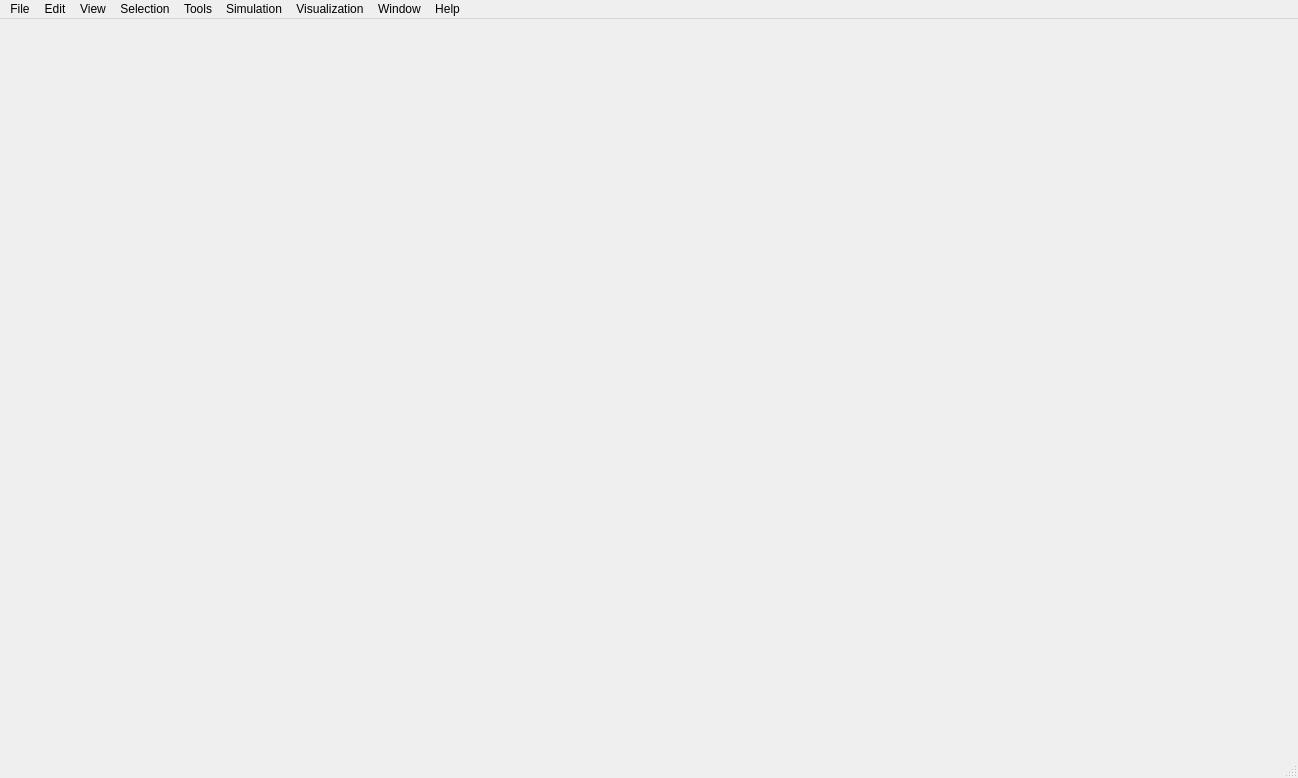
<?xml version="1.0" encoding="UTF-8"?>
<ui version="4.0">
 <class>MainWindow</class>
 <widget class="QMainWindow" name="MainWindow">
  <property name="geometry">
   <rect>
    <x>0</x>
    <y>0</y>
    <width>1298</width>
    <height>778</height>
   </rect>
  </property>
  <property name="acceptDrops">
   <bool>true</bool>
  </property>
  <property name="windowTitle">
   <string>3D Model Viewer</string>
  </property>
  <property name="windowIcon">
   <iconset resource="../ModelViewer.qrc">
    <normaloff>:/icons/res/logo.png</normaloff>:/icons/res/logo.png</iconset>
  </property>
  <widget class="QWidget" name="centralWidget">
   <layout class="QGridLayout" name="gridLayout"/>
  </widget>
  <widget class="QMenuBar" name="menuBar">
   <widget class="QMenu" name="menuFile">
    <property name="title">
     <string>File</string>
    </property>
    <addaction name="actionNew"/>
    <addaction name="actionOpen"/>
    <addaction name="actionImport"/>
    <addaction name="actionExport"/>
    <addaction name="separator"/>
    <addaction name="actionSave"/>
    <addaction name="actionSave_As"/>
    <addaction name="separator"/>
    <addaction name="actionFileClose"/>
    <addaction name="actionExit"/>
    <addaction name="separator"/>
   </widget>
   <widget class="QMenu" name="menuHelp">
    <property name="title">
     <string>Help</string>
    </property>
    <addaction name="actionQuick_Help"/>
    <addaction name="actionTutorial"/>
    <addaction name="separator"/>
    <addaction name="actionView_Logs"/>
    <addaction name="actionOpen_Logs_Folder"/>
    <addaction name="actionShow_Console"/>
    <addaction name="separator"/>
    <addaction name="actionAbout"/>
   </widget>
   <widget class="QMenu" name="menuWindows">
    <property name="title">
     <string>Window</string>
    </property>
    <addaction name="actionClose"/>
    <addaction name="actionClose_All"/>
    <addaction name="separator"/>
    <addaction name="actionCascade"/>
    <addaction name="actionTile"/>
    <addaction name="actionTile_Horizontally"/>
    <addaction name="actionTile_Vertically"/>
    <addaction name="separator"/>
    <addaction name="actionNext"/>
    <addaction name="actionPrevious"/>
    <addaction name="separator"/>
   </widget>
   <widget class="QMenu" name="menuEdit">
    <property name="title">
     <string>Edit</string>
    </property>
    <addaction name="actionUndo"/>
    <addaction name="actionRedo"/>
    <addaction name="separator"/>
    <addaction name="actionSettings"/>
   </widget>
   <widget class="QMenu" name="menuView">
    <property name="title"><string>View</string></property>
    <widget class="QMenu" name="menuViewNavigation"><property name="title"><string>Navigation</string></property>
    <addaction name="actionViewRotate"/>
    <addaction name="actionViewPan"/>
    <addaction name="actionViewZoom"/>
    </widget>
    <widget class="QMenu" name="menuViewStandardViews"><property name="title"><string>Standard Views</string></property>
    <addaction name="actionViewTop"/>
    <addaction name="actionViewBottom"/>
    <addaction name="actionViewFront"/>
    <addaction name="actionViewRear"/>
    <addaction name="actionViewLeft"/>
    <addaction name="actionViewRight"/>
    </widget>
    <widget class="QMenu" name="menuViewAxonometricViews"><property name="title"><string>Axonometric Views</string></property>
    <addaction name="actionViewIso"/>
    <addaction name="actionViewDimetric"/>
    <addaction name="actionViewTrimetric"/>
    <addaction name="separator"/>
    <addaction name="actionViewCornerSE"/>
    <addaction name="actionViewCornerNE"/>
    <addaction name="actionViewCornerNW"/>
    <addaction name="actionViewCornerSW"/>
    </widget>
    <widget class="QMenu" name="menuViewCamera"><property name="title"><string>Camera</string></property>
    <addaction name="actionViewOrbit"/>
    <addaction name="actionViewFly"/>
    <addaction name="actionViewFirstPerson"/>
    <addaction name="separator"/>
    <addaction name="actionViewZUp"/>
    <addaction name="actionViewYUp"/>
    </widget>
    <widget class="QMenu" name="menuViewProjection"><property name="title"><string>Projection</string></property>
    <addaction name="actionViewPerspective"/>
    <addaction name="actionViewOrtho"/>
    <addaction name="separator"/>
    <addaction name="actionViewCavalier"/>
    <addaction name="actionViewCabinet"/>
    </widget>
    <widget class="QMenu" name="menuViewDisplayMode"><property name="title"><string>Display Mode</string></property>
    <addaction name="actionViewShaded"/>
    <addaction name="actionViewHollow"/>
    <addaction name="actionViewMeshEdges"/>
    <addaction name="actionViewWireframe"/>
    <addaction name="actionViewShadedEdges"/>
    </widget>
    <widget class="QMenu" name="menuViewRenderingMode"><property name="title"><string>Rendering Mode</string></property>
    <addaction name="actionViewAds"/>
    <addaction name="actionViewPbr"/>
    <addaction name="actionViewRayTraced"/>
    </widget>
    <widget class="QMenu" name="menuViewShadingNormals"><property name="title"><string>Shading Normals</string></property>
    <addaction name="actionViewSmooth"/>
    <addaction name="actionViewFlat"/>
    </widget>
    <widget class="QMenu" name="menuViewDebugOverlays"><property name="title"><string>Debug Overlays</string></property>
    <addaction name="actionViewDebugEnabled"/>
    <addaction name="separator"/>
    <addaction name="actionViewBoundingBox"/>
    <addaction name="actionViewVertexNormals"/>
    <addaction name="actionViewFaceNormals"/>
    </widget>
    <widget class="QMenu" name="menuViewPanels"><property name="title"><string>Panels</string></property></widget>
    <addaction name="actionViewFit"/>
    <addaction name="actionViewWindowZoom"/>
    <addaction name="menuViewNavigation"/>
    <addaction name="menuViewStandardViews"/>
    <addaction name="menuViewAxonometricViews"/>
    <addaction name="menuViewCamera"/>
    <addaction name="menuViewProjection"/>
    <addaction name="actionViewMulti"/>
    <addaction name="separator"/>
    <addaction name="menuViewDisplayMode"/>
    <addaction name="menuViewRenderingMode"/>
    <addaction name="menuViewShadingNormals"/>
    <addaction name="actionViewRealistic"/>
    <addaction name="separator"/>
    <addaction name="actionViewClipping"/>
    <addaction name="actionViewExploded"/>
    <addaction name="actionViewTurntable"/>
    <addaction name="actionViewAxis"/>
    <addaction name="menuViewDebugOverlays"/>
    <addaction name="separator"/>
    <addaction name="menuViewPanels"/>
    <addaction name="actionViewPin"/>
   </widget>
   <widget class="QMenu" name="menuSelection">
    <property name="title">
     <string>Selection</string>
    </property>
    <addaction name="actionViewLasso"/>
    <addaction name="separator"/>
    <addaction name="actionFilterByMaterial"/>
    <addaction name="actionFilterByColor"/>
    <addaction name="actionFilterByBoundingBox"/>
    <addaction name="separator"/>
    <addaction name="actionViewSwap"/>
    <addaction name="separator"/>
    <addaction name="actionSaveSelectionSet"/>
    <addaction name="actionSaveSceneState"/>
   </widget>
   <widget class="QMenu" name="menuTools">
    <property name="title">
     <string>Tools</string>
    </property>
    <addaction name="actionMeasure"/>
    <addaction name="actionAnnotate"/>
    <addaction name="actionExportReport"/>
    <addaction name="actionBatchRenderViews"/>
    <addaction name="actionMassProperties"/>
    <addaction name="actionSurfaceAnalysis"/>
    <addaction name="separator"/>
    <addaction name="actionShrinkWrap"/>
    <addaction name="actionSubdivideSurface"/>
    <addaction name="actionReconstructSurface"/>
    <addaction name="actionRepairMesh"/>
    <addaction name="actionFillHoles"/>
    <addaction name="actionGenerateUVs"/>
    <addaction name="separator"/>
    <addaction name="actionPurgeRedundantNodes"/>
   </widget>
   <widget class="QMenu" name="menuSimulation">
    <property name="title">
     <string>Simulation</string>
    </property>
    <addaction name="actionOpenSimulationResult"/>
    <addaction name="separator"/>
    <addaction name="actionSimulationCompare"/>
   </widget>
   <widget class="QMenu" name="menuVisualization">
    <property name="title">
     <string>Visualization</string>
    </property>
    <addaction name="actionRayTracing"/>
    <addaction name="actionAdd3DPlot"/>
    <addaction name="actionVisualizationSeparator"/>
    <addaction name="actionTextureDebugger"/>
   </widget>
   <addaction name="menuFile"/>
   <addaction name="menuEdit"/>
   <addaction name="menuView"/>
   <addaction name="menuSelection"/>
   <addaction name="menuTools"/>
   <addaction name="menuSimulation"/>
   <addaction name="menuVisualization"/>
   <addaction name="menuWindows"/>
   <addaction name="menuHelp"/>
  </widget>
  <widget class="QStatusBar" name="statusBar"/>
  <action name="actionExit">
   <property name="icon">
    <iconset resource="../ModelViewer.qrc">
     <normaloff>:/icons/res/exit.png</normaloff>:/icons/res/exit.png</iconset>
   </property>
   <property name="text">
    <string>Exit</string>
   </property>
   <property name="statusTip">
    <string>Exit the application</string>
   </property>
  </action>
  <action name="actionAbout">
   <property name="icon">
    <iconset resource="../ModelViewer.qrc">
     <normaloff>:/icons/res/about.png</normaloff>:/icons/res/about.png</iconset>
   </property>
   <property name="text">
    <string>About</string>
   </property>
   <property name="statusTip">
    <string>About the application</string>
   </property>
  </action>
  <action name="actionViewFit">
   <property name="text"><string>Fit All</string></property>
   <property name="icon"><iconset resource="../ModelViewer.qrc"><normaloff>:/icons/res/fit-all.png</normaloff>:/icons/res/fit-all.png</iconset></property>
  </action>
  <action name="actionViewWindowZoom">
   <property name="text"><string>Window Zoom</string></property>
   <property name="icon"><iconset resource="../ModelViewer.qrc"><normaloff>:/icons/res/window-zoom.png</normaloff>:/icons/res/window-zoom.png</iconset></property>
  </action>
  <action name="actionViewMulti">
   <property name="checkable"><bool>true</bool></property>
   <property name="text"><string>Multi-View</string></property>
   <property name="icon"><iconset resource="../ModelViewer.qrc"><normaloff>:/icons/res/multiview.png</normaloff>:/icons/res/multiview.png</iconset></property>
  </action>
  <action name="actionViewRealistic">
   <property name="checkable"><bool>true</bool></property>
   <property name="text"><string>Realistic Rendering</string></property>
   <property name="icon"><iconset resource="../ModelViewer.qrc"><normaloff>:/icons/res/realshaded.png</normaloff>:/icons/res/realshaded.png</iconset></property>
  </action>
  <action name="actionViewClipping">
   <property name="checkable"><bool>true</bool></property>
   <property name="text"><string>Clipping Planes</string></property>
   <property name="icon"><iconset resource="../ModelViewer.qrc"><normaloff>:/icons/res/section.png</normaloff>:/icons/res/section.png</iconset></property>
  </action>
  <action name="actionViewExploded">
   <property name="checkable"><bool>true</bool></property>
   <property name="text"><string>Exploded View</string></property>
   <property name="icon"><iconset resource="../ModelViewer.qrc"><normaloff>:/icons/res/exploded_view.png</normaloff>:/icons/res/exploded_view.png</iconset></property>
  </action>
  <action name="actionViewTurntable">
   <property name="checkable"><bool>true</bool></property>
   <property name="text"><string>Turntable</string></property>
   <property name="icon"><iconset resource="../ModelViewer.qrc"><normaloff>:/icons/res/camera_orbit_anim.png</normaloff>:/icons/res/camera_orbit_anim.png</iconset></property>
  </action>
  <action name="actionViewAxis">
   <property name="checkable"><bool>true</bool></property>
   <property name="text"><string>Show Axis</string></property>
   <property name="icon"><iconset resource="../ModelViewer.qrc"><normaloff>:/icons/res/showAxis.png</normaloff>:/icons/res/showAxis.png</iconset></property>
  </action>
  <action name="actionViewLasso">
   <property name="checkable"><bool>true</bool></property>
   <property name="text"><string>Lasso Select</string></property>
   <property name="icon"><iconset resource="../ModelViewer.qrc"><normaloff>:/icons/res/lasso_select.png</normaloff>:/icons/res/lasso_select.png</iconset></property>
  </action>
  <action name="actionViewSwap">
   <property name="checkable"><bool>true</bool></property>
   <property name="text"><string>Swap Visible</string></property>
   <property name="icon"><iconset resource="../ModelViewer.qrc"><normaloff>:/icons/res/swapvisible.png</normaloff>:/icons/res/swapvisible.png</iconset></property>
  </action>
  <action name="actionViewPin">
   <property name="checkable"><bool>true</bool></property>
   <property name="text"><string>Keep Toolbar Visible</string></property>
   <property name="icon"><iconset resource="../ModelViewer.qrc"><normaloff>:/icons/res/pin.png</normaloff>:/icons/res/pin.png</iconset></property>
  </action>
  <action name="actionViewRotate">
   <property name="checkable"><bool>true</bool></property>
   <property name="text"><string>Rotate</string></property>
   <property name="icon"><iconset resource="../ModelViewer.qrc"><normaloff>:/icons/res/rotateview.png</normaloff>:/icons/res/rotateview.png</iconset></property>
  </action>
  <action name="actionViewPan">
   <property name="checkable"><bool>true</bool></property>
   <property name="text"><string>Pan</string></property>
   <property name="icon"><iconset resource="../ModelViewer.qrc"><normaloff>:/icons/res/panview.png</normaloff>:/icons/res/panview.png</iconset></property>
  </action>
  <action name="actionViewZoom">
   <property name="checkable"><bool>true</bool></property>
   <property name="text"><string>Zoom</string></property>
   <property name="icon"><iconset resource="../ModelViewer.qrc"><normaloff>:/icons/res/zoomview.png</normaloff>:/icons/res/zoomview.png</iconset></property>
  </action>
  <action name="actionViewTop">
   <property name="text"><string>Top</string></property>
   <property name="icon"><iconset resource="../ModelViewer.qrc"><normaloff>:/icons/res/top.png</normaloff>:/icons/res/top.png</iconset></property>
  </action>
  <action name="actionViewBottom">
   <property name="text"><string>Bottom</string></property>
   <property name="icon"><iconset resource="../ModelViewer.qrc"><normaloff>:/icons/res/bottom.png</normaloff>:/icons/res/bottom.png</iconset></property>
  </action>
  <action name="actionViewFront">
   <property name="text"><string>Front</string></property>
   <property name="icon"><iconset resource="../ModelViewer.qrc"><normaloff>:/icons/res/front.png</normaloff>:/icons/res/front.png</iconset></property>
  </action>
  <action name="actionViewRear">
   <property name="text"><string>Rear</string></property>
   <property name="icon"><iconset resource="../ModelViewer.qrc"><normaloff>:/icons/res/back.png</normaloff>:/icons/res/back.png</iconset></property>
  </action>
  <action name="actionViewLeft">
   <property name="text"><string>Left</string></property>
   <property name="icon"><iconset resource="../ModelViewer.qrc"><normaloff>:/icons/res/left.png</normaloff>:/icons/res/left.png</iconset></property>
  </action>
  <action name="actionViewRight">
   <property name="text"><string>Right</string></property>
   <property name="icon"><iconset resource="../ModelViewer.qrc"><normaloff>:/icons/res/right.png</normaloff>:/icons/res/right.png</iconset></property>
  </action>
  <action name="actionViewIso">
    <property name="checkable"><bool>true</bool></property>
    <property name="text"><string>Isometric</string></property>
    <property name="icon"><iconset resource="../ModelViewer.qrc"><normaloff>:/icons/res/isometric.png</normaloff>:/icons/res/isometric.png</iconset></property>
  </action>
  <action name="actionViewDimetric">
    <property name="checkable"><bool>true</bool></property>
    <property name="text"><string>Dimetric</string></property>
    <property name="icon"><iconset resource="../ModelViewer.qrc"><normaloff>:/icons/res/dimetric.png</normaloff>:/icons/res/dimetric.png</iconset></property>
  </action>
  <action name="actionViewTrimetric">
    <property name="checkable"><bool>true</bool></property>
    <property name="text"><string>Trimetric</string></property>
    <property name="icon"><iconset resource="../ModelViewer.qrc"><normaloff>:/icons/res/trimetric.png</normaloff>:/icons/res/trimetric.png</iconset></property>
  </action>
  <action name="actionViewCornerSE">
    <property name="checkable"><bool>true</bool></property>
    <property name="text"><string>SE Corner</string></property>
    <property name="icon"><iconset resource="../ModelViewer.qrc"><normaloff>:/icons/res/isometric_se.png</normaloff>:/icons/res/isometric_se.png</iconset></property>
  </action>
  <action name="actionViewCornerNE">
    <property name="checkable"><bool>true</bool></property>
    <property name="text"><string>NE Corner</string></property>
    <property name="icon"><iconset resource="../ModelViewer.qrc"><normaloff>:/icons/res/isometric_ne.png</normaloff>:/icons/res/isometric_ne.png</iconset></property>
  </action>
  <action name="actionViewCornerNW">
    <property name="checkable"><bool>true</bool></property>
    <property name="text"><string>NW Corner</string></property>
    <property name="icon"><iconset resource="../ModelViewer.qrc"><normaloff>:/icons/res/isometric_nw.png</normaloff>:/icons/res/isometric_nw.png</iconset></property>
  </action>
  <action name="actionViewCornerSW">
    <property name="checkable"><bool>true</bool></property>
    <property name="text"><string>SW Corner</string></property>
    <property name="icon"><iconset resource="../ModelViewer.qrc"><normaloff>:/icons/res/isometric_sw.png</normaloff>:/icons/res/isometric_sw.png</iconset></property>
  </action>
  <action name="actionViewOrbit">
   <property name="checkable"><bool>true</bool></property>
   <property name="text"><string>Orbit</string></property>
   <property name="icon"><iconset resource="../ModelViewer.qrc"><normaloff>:/icons/res/camera_orbit.png</normaloff>:/icons/res/camera_orbit.png</iconset></property>
  </action>
  <action name="actionViewFly">
   <property name="checkable"><bool>true</bool></property>
   <property name="text"><string>Fly</string></property>
   <property name="icon"><iconset resource="../ModelViewer.qrc"><normaloff>:/icons/res/camera_fly.png</normaloff>:/icons/res/camera_fly.png</iconset></property>
  </action>
  <action name="actionViewFirstPerson">
   <property name="checkable"><bool>true</bool></property>
   <property name="text"><string>First Person</string></property>
   <property name="icon"><iconset resource="../ModelViewer.qrc"><normaloff>:/icons/res/camera_first_person.png</normaloff>:/icons/res/camera_first_person.png</iconset></property>
  </action>
  <action name="actionViewZUp">
   <property name="checkable"><bool>true</bool></property>
   <property name="text"><string>Z-Up</string></property>
   <property name="icon"><iconset resource="../ModelViewer.qrc"><normaloff>:/icons/res/camera_z_up.png</normaloff>:/icons/res/camera_z_up.png</iconset></property>
  </action>
  <action name="actionViewYUp">
   <property name="checkable"><bool>true</bool></property>
   <property name="text"><string>Y-Up</string></property>
   <property name="icon"><iconset resource="../ModelViewer.qrc"><normaloff>:/icons/res/camera_y_up.png</normaloff>:/icons/res/camera_y_up.png</iconset></property>
  </action>
  <action name="actionViewPerspective">
   <property name="checkable"><bool>true</bool></property>
   <property name="text"><string>Perspective</string></property>
   <property name="icon"><iconset resource="../ModelViewer.qrc"><normaloff>:/icons/res/Perspective.png</normaloff>:/icons/res/Perspective.png</iconset></property>
  </action>
  <action name="actionViewOrtho">
   <property name="checkable"><bool>true</bool></property>
   <property name="text"><string>Orthographic</string></property>
   <property name="icon"><iconset resource="../ModelViewer.qrc"><normaloff>:/icons/res/Ortho.png</normaloff>:/icons/res/Ortho.png</iconset></property>
  </action>
  <action name="actionViewCavalier">
   <property name="checkable"><bool>true</bool></property>
   <property name="text"><string>Cavalier</string></property>
   <property name="icon"><iconset resource="../ModelViewer.qrc"><normaloff>:/icons/res/Cavalier.png</normaloff>:/icons/res/Cavalier.png</iconset></property>
  </action>
  <action name="actionViewCabinet">
   <property name="checkable"><bool>true</bool></property>
   <property name="text"><string>Cabinet</string></property>
   <property name="icon"><iconset resource="../ModelViewer.qrc"><normaloff>:/icons/res/Cabinet.png</normaloff>:/icons/res/Cabinet.png</iconset></property>
  </action>
  <action name="actionViewShaded">
   <property name="checkable"><bool>true</bool></property>
   <property name="text"><string>Shaded</string></property>
   <property name="icon"><iconset resource="../ModelViewer.qrc"><normaloff>:/icons/res/shaded.png</normaloff>:/icons/res/shaded.png</iconset></property>
  </action>
  <action name="actionViewHollow">
   <property name="checkable"><bool>true</bool></property>
   <property name="text"><string>Hollow Mesh</string></property>
   <property name="icon"><iconset resource="../ModelViewer.qrc"><normaloff>:/icons/res/hollow_mesh.png</normaloff>:/icons/res/hollow_mesh.png</iconset></property>
  </action>
  <action name="actionViewMeshEdges">
   <property name="checkable"><bool>true</bool></property>
   <property name="text"><string>Mesh Edges</string></property>
   <property name="icon"><iconset resource="../ModelViewer.qrc"><normaloff>:/icons/res/mesh_edges.png</normaloff>:/icons/res/mesh_edges.png</iconset></property>
  </action>
  <action name="actionViewWireframe">
   <property name="checkable"><bool>true</bool></property>
   <property name="text"><string>Wireframe</string></property>
   <property name="icon"><iconset resource="../ModelViewer.qrc"><normaloff>:/icons/res/wireframe.png</normaloff>:/icons/res/wireframe.png</iconset></property>
  </action>
  <action name="actionViewShadedEdges">
   <property name="checkable"><bool>true</bool></property>
   <property name="text"><string>Shaded with Edges</string></property>
   <property name="icon"><iconset resource="../ModelViewer.qrc"><normaloff>:/icons/res/wireshaded.png</normaloff>:/icons/res/wireshaded.png</iconset></property>
  </action>
  <action name="actionViewAds">
   <property name="checkable"><bool>true</bool></property>
   <property name="text"><string>ADS (Blinn-Phong)</string></property>
   <property name="icon"><iconset resource="../ModelViewer.qrc"><normaloff>:/icons/res/ads_mode.png</normaloff>:/icons/res/ads_mode.png</iconset></property>
  </action>
  <action name="actionViewPbr">
   <property name="checkable"><bool>true</bool></property>
   <property name="text"><string>PBR (Metallic-Roughness)</string></property>
   <property name="icon"><iconset resource="../ModelViewer.qrc"><normaloff>:/icons/res/pbr_mode.png</normaloff>:/icons/res/pbr_mode.png</iconset></property>
  </action>
  <action name="actionViewRayTraced">
   <property name="checkable"><bool>true</bool></property>
   <property name="text"><string>Ray Traced</string></property>
   <property name="icon"><iconset resource="../ModelViewer.qrc"><normaloff>:/icons/res/ray_tracing_mode.png</normaloff>:/icons/res/ray_tracing_mode.png</iconset></property>
  </action>
  <action name="actionViewSmooth">
   <property name="checkable"><bool>true</bool></property>
   <property name="text"><string>Smooth</string></property>
   <property name="icon"><iconset resource="../ModelViewer.qrc"><normaloff>:/icons/res/smooth_shaded.png</normaloff>:/icons/res/smooth_shaded.png</iconset></property>
  </action>
  <action name="actionViewFlat">
   <property name="checkable"><bool>true</bool></property>
   <property name="text"><string>Flat</string></property>
   <property name="icon"><iconset resource="../ModelViewer.qrc"><normaloff>:/icons/res/flat_shaded.png</normaloff>:/icons/res/flat_shaded.png</iconset></property>
  </action>
  <action name="actionViewDebugEnabled">
   <property name="checkable"><bool>true</bool></property>
   <property name="text"><string>Enable Overlay</string></property>
   <property name="icon"><iconset resource="../ModelViewer.qrc"><normaloff>:/icons/res/show_bounding_box.png</normaloff>:/icons/res/show_bounding_box.png</iconset></property>
  </action>
  <action name="actionViewBoundingBox">
   <property name="checkable"><bool>true</bool></property>
   <property name="text"><string>Bounding Box</string></property>
   <property name="icon"><iconset resource="../ModelViewer.qrc"><normaloff>:/icons/res/show_bounding_box.png</normaloff>:/icons/res/show_bounding_box.png</iconset></property>
  </action>
  <action name="actionViewVertexNormals">
   <property name="checkable"><bool>true</bool></property>
   <property name="text"><string>Vertex Normals</string></property>
   <property name="icon"><iconset resource="../ModelViewer.qrc"><normaloff>:/icons/res/showVertexNormal.png</normaloff>:/icons/res/showVertexNormal.png</iconset></property>
  </action>
  <action name="actionViewFaceNormals">
   <property name="checkable"><bool>true</bool></property>
   <property name="text"><string>Face Normals</string></property>
   <property name="icon"><iconset resource="../ModelViewer.qrc"><normaloff>:/icons/res/showFaceNormal.png</normaloff>:/icons/res/showFaceNormal.png</iconset></property>
  </action>
  <action name="actionNew">
   <property name="icon">
    <iconset resource="../ModelViewer.qrc">
     <normaloff>:/icons/res/new.png</normaloff>:/icons/res/new.png</iconset>
   </property>
   <property name="text">
    <string>New</string>
   </property>
   <property name="statusTip">
    <string>Create a new document window</string>
   </property>
   <property name="shortcut">
    <string>Ctrl+N</string>
   </property>
  </action>
  <action name="actionTile_Horizontally">
   <property name="icon">
    <iconset resource="../ModelViewer.qrc">
     <normaloff>:/icons/res/tile_horizontal.png</normaloff>:/icons/res/tile_horizontal.png</iconset>
   </property>
   <property name="text">
    <string>Tile Horizontally</string>
   </property>
   <property name="statusTip">
    <string>Tile sub windows horizontally</string>
   </property>
  </action>
  <action name="actionTile_Vertically">
   <property name="icon">
    <iconset resource="../ModelViewer.qrc">
     <normaloff>:/icons/res/tile_vertical.png</normaloff>:/icons/res/tile_vertical.png</iconset>
   </property>
   <property name="text">
    <string>Tile Vertically</string>
   </property>
   <property name="statusTip">
    <string>Tile sub windows vertically</string>
   </property>
  </action>
  <action name="actionCascade">
   <property name="icon">
    <iconset resource="../ModelViewer.qrc">
     <normaloff>:/icons/res/cascade.png</normaloff>:/icons/res/cascade.png</iconset>
   </property>
   <property name="text">
    <string>Cascade</string>
   </property>
   <property name="statusTip">
    <string>Cascade sub windows</string>
   </property>
  </action>
  <action name="actionTile">
   <property name="icon">
    <iconset resource="../ModelViewer.qrc">
     <normaloff>:/icons/res/tile.png</normaloff>:/icons/res/tile.png</iconset>
   </property>
   <property name="text">
    <string>Tile</string>
   </property>
   <property name="statusTip">
    <string>Tile sub windows</string>
   </property>
  </action>
  <action name="actionClose">
   <property name="icon">
    <iconset resource="../ModelViewer.qrc">
     <normaloff>:/icons/res/window_close.png</normaloff>:/icons/res/window_close.png</iconset>
   </property>
   <property name="text">
    <string>Close</string>
   </property>
   <property name="statusTip">
    <string>Close the current document window</string>
   </property>
  </action>
  <action name="actionClose_All">
   <property name="icon">
    <iconset resource="../ModelViewer.qrc">
     <normaloff>:/icons/res/window_close_all.png</normaloff>:/icons/res/window_close_all.png</iconset>
   </property>
   <property name="text">
    <string>Close All</string>
   </property>
   <property name="statusTip">
    <string>Close all document windows</string>
   </property>
  </action>
  <action name="actionNext">
   <property name="icon">
    <iconset resource="../ModelViewer.qrc">
     <normaloff>:/icons/res/window_next.png</normaloff>:/icons/res/window_next.png</iconset>
   </property>
   <property name="text">
    <string>Next</string>
   </property>
   <property name="statusTip">
    <string>Activate the next sub window</string>
   </property>
  </action>
  <action name="actionPrevious">
   <property name="icon">
    <iconset resource="../ModelViewer.qrc">
     <normaloff>:/icons/res/window_previous.png</normaloff>:/icons/res/window_previous.png</iconset>
   </property>
   <property name="text">
    <string>Previous</string>
   </property>
   <property name="statusTip">
    <string>Activate the next previous window</string>
   </property>
  </action>
  <action name="actionOpen">
   <property name="icon">
    <iconset resource="../ModelViewer.qrc">
     <normaloff>:/icons/res/fileopen.png</normaloff>:/icons/res/fileopen.png</iconset>
   </property>
   <property name="text">
    <string>Open</string>
   </property>
   <property name="statusTip">
    <string>Open an existing model</string>
   </property>
   <property name="shortcut">
    <string>Ctrl+O</string>
   </property>
  </action>
  <action name="actionImport">
   <property name="icon">
    <iconset resource="../ModelViewer.qrc">
     <normaloff>:/icons/res/import.png</normaloff>:/icons/res/import.png</iconset>
   </property>
   <property name="text">
    <string>Import</string>
   </property>
   <property name="statusTip">
    <string>Import a model into the current document</string>
   </property>
   <property name="shortcut">
    <string>Ctrl+I</string>
   </property>
  </action>
  <action name="actionSave">
   <property name="icon">
    <iconset resource="../ModelViewer.qrc">
     <normaloff>:/icons/res/save.png</normaloff>:/icons/res/save.png</iconset>
   </property>
   <property name="text">
    <string>Save</string>
   </property>
   <property name="statusTip">
    <string>Save the current document</string>
   </property>
   <property name="shortcut">
    <string>Ctrl+S</string>
   </property>
  </action>
  <action name="actionSave_As">
   <property name="icon">
    <iconset resource="../ModelViewer.qrc">
     <normaloff>:/icons/res/save_as.png</normaloff>:/icons/res/save_as.png</iconset>
   </property>
   <property name="text">
    <string>Save As</string>
   </property>
   <property name="statusTip">
    <string>Save the current document as another file name</string>
   </property>
   <property name="shortcut">
    <string>Ctrl+Shift+S</string>
   </property>
  </action>
  <action name="actionUndo">
   <property name="icon">
    <iconset resource="../ModelViewer.qrc">
     <normaloff>:/icons/res/undo.png</normaloff>:/icons/res/undo.png</iconset>
   </property>
   <property name="text">
    <string>Undo</string>
   </property>
   <property name="statusTip">
    <string>Undo the last action</string>
   </property>
   <property name="shortcut">
    <string>Ctrl+Z</string>
   </property>
   <property name="shortcutContext">
    <enum>Qt::ApplicationShortcut</enum>
   </property>
  </action>
  <action name="actionRedo">
   <property name="icon">
    <iconset resource="../ModelViewer.qrc">
     <normaloff>:/icons/res/redo.png</normaloff>:/icons/res/redo.png</iconset>
   </property>
   <property name="text">
    <string>Redo</string>
   </property>
   <property name="statusTip">
    <string>Redo the last action</string>
   </property>
   <property name="shortcut">
    <string>Ctrl+Y</string>
   </property>
   <property name="shortcutContext">
    <enum>Qt::ApplicationShortcut</enum>
   </property>
  </action>
  <action name="actionFileClose">
   <property name="icon">
    <iconset resource="../ModelViewer.qrc">
     <normaloff>:/icons/res/file_close.png</normaloff>:/icons/res/file_close.png</iconset>
   </property>
   <property name="text">
    <string>Close</string>
   </property>
   <property name="statusTip">
    <string>Close the current file</string>
   </property>
  </action>
  <action name="actionExport">
   <property name="icon">
    <iconset resource="../ModelViewer.qrc">
     <normaloff>:/icons/res/export.png</normaloff>:/icons/res/export.png</iconset>
   </property>
   <property name="text">
    <string>Export</string>
   </property>
   <property name="statusTip">
    <string>Export the scene</string>
   </property>
   <property name="shortcut">
    <string>Ctrl+E</string>
   </property>
  </action>
  <action name="actionClear_UV_Prompt_Settings">
   <property name="text">
    <string>Clear UV Prompt Settings</string>
   </property>
  </action>
  <action name="actionSettings">
   <property name="icon">
    <iconset resource="../ModelViewer.qrc">
     <normaloff>:/icons/res/settings.png</normaloff>:/icons/res/settings.png</iconset>
   </property>
   <property name="text">
    <string>Settings</string>
   </property>
   <property name="statusTip">
    <string>Open the settings dialog</string>
   </property>
  </action>
  <action name="actionTextureDebugger">
   <property name="icon">
    <iconset resource="../ModelViewer.qrc">
     <normaloff>:/icons/res/texture_debugger.png</normaloff>:/icons/res/texture_debugger.png</iconset>
   </property>
   <property name="text">
    <string>Texture Debugger</string>
   </property>
   <property name="statusTip">
    <string>Open the texture debug panel for the selected mesh</string>
   </property>
  </action>
  <action name="actionRayTracing">
   <property name="icon">
    <iconset resource="../ModelViewer.qrc">
     <normaloff>:/icons/res/ray_tracing.png</normaloff>:/icons/res/ray_tracing.png</iconset>
   </property>
   <property name="text">
    <string>Ray Tracing...</string>
   </property>
   <property name="statusTip">
    <string>Open ray tracing settings and start a render</string>
   </property>
  </action>
  <action name="actionAdd3DPlot">
   <property name="text">
    <string>Add 3D Plot...</string>
   </property>
   <property name="statusTip">
    <string>Import or paste tabular data for a 3D plot</string>
   </property>
  </action>
  <action name="actionMeasure">
   <property name="icon">
    <iconset resource="../ModelViewer.qrc">
     <normaloff>:/icons/res/measure.png</normaloff>:/icons/res/measure.png</iconset>
   </property>
   <property name="text">
    <string>Measure...</string>
   </property>
   <property name="statusTip">
    <string>Open the measurement tool - point, distance, and arc-radius tools</string>
   </property>
  </action>
  <action name="actionFilterByMaterial">
   <property name="icon">
    <iconset resource="../ModelViewer.qrc">
     <normaloff>:/icons/res/filter_by_material.png</normaloff>:/icons/res/filter_by_material.png</iconset>
   </property>
   <property name="text">
    <string>Filter by Material...</string>
   </property>
   <property name="statusTip">
    <string>Select every mesh in the scene that uses a chosen material</string>
   </property>
   <property name="toolTip">
    <string>Select every mesh in the scene that uses a chosen material
(import a model first)</string>
   </property>
  </action>
  <action name="actionFilterByColor">
   <property name="icon">
    <iconset resource="../ModelViewer.qrc">
     <normaloff>:/icons/res/filter_by_color.png</normaloff>:/icons/res/filter_by_color.png</iconset>
   </property>
   <property name="text">
    <string>Filter by Color...</string>
   </property>
   <property name="statusTip">
    <string>Select every mesh in the scene whose color matches a chosen target, within a tolerance</string>
   </property>
   <property name="toolTip">
    <string>Select every mesh in the scene whose color matches a chosen target
(import a model first)</string>
   </property>
  </action>
  <action name="actionFilterByBoundingBox">
   <property name="icon">
    <iconset resource="../ModelViewer.qrc">
     <normaloff>:/icons/res/filter_by_bounding_box.png</normaloff>:/icons/res/filter_by_bounding_box.png</iconset>
   </property>
   <property name="text">
    <string>Filter by Bounding Box...</string>
   </property>
   <property name="statusTip">
    <string>Select every mesh in the scene whose bounding box matches a set of world-space X/Y/Z limits</string>
   </property>
   <property name="toolTip">
    <string>Select every mesh in the scene whose bounding box matches a set of world-space X/Y/Z limits
(import a model first)</string>
   </property>
  </action>
  <action name="actionSaveSelectionSet">
   <property name="icon">
    <iconset resource="../ModelViewer.qrc">
     <normaloff>:/icons/res/save_selection_set.png</normaloff>:/icons/res/save_selection_set.png</iconset>
   </property>
   <property name="text">
    <string>Save Selection Set...</string>
   </property>
   <property name="statusTip">
    <string>Save the current selection under a name, for quick recall later</string>
   </property>
  </action>
  <action name="actionSaveSceneState">
   <property name="icon">
    <iconset resource="../ModelViewer.qrc">
     <normaloff>:/icons/res/save_scene_state.png</normaloff>:/icons/res/save_scene_state.png</iconset>
   </property>
   <property name="text">
    <string>Save Scene State...</string>
   </property>
   <property name="statusTip">
    <string>Save the current camera view, visibility, and selection together under a name, for one-click recall later</string>
   </property>
  </action>
  <action name="actionAnnotate">
   <property name="icon">
    <iconset resource="../ModelViewer.qrc">
     <normaloff>:/icons/res/annotate.png</normaloff>:/icons/res/annotate.png</iconset>
   </property>
   <property name="text">
    <string>Annotate...</string>
   </property>
   <property name="statusTip">
    <string>Open the annotation tool - place text notes anchored to points on the model</string>
   </property>
  </action>
  <action name="actionExportReport">
   <property name="icon">
    <iconset resource="../ModelViewer.qrc">
     <normaloff>:/icons/res/export_report.png</normaloff>:/icons/res/export_report.png</iconset>
   </property>
   <property name="text">
    <string>Export Report...</string>
   </property>
   <property name="statusTip">
    <string>Export captured views and the measurement/annotation list as a PDF report</string>
   </property>
  </action>
  <action name="actionBatchRenderViews">
   <property name="icon">
    <iconset resource="../ModelViewer.qrc">
     <normaloff>:/icons/res/batch_render_views.png</normaloff>:/icons/res/batch_render_views.png</iconset>
   </property>
   <property name="text">
    <string>Batch Render Views...</string>
   </property>
   <property name="statusTip">
    <string>Render every captured view (or a checked subset) as a high-quality offline path-traced image, one per file</string>
   </property>
  </action>
  <action name="actionMassProperties">
   <property name="icon">
    <iconset resource="../ModelViewer.qrc">
     <normaloff>:/icons/res/mass_properties.png</normaloff>:/icons/res/mass_properties.png</iconset>
   </property>
   <property name="text">
    <string>Mass Properties...</string>
   </property>
   <property name="statusTip">
    <string>Volume, surface area, mass, and center of mass for the current selection</string>
   </property>
  </action>
  <action name="actionSurfaceAnalysis">
   <property name="icon">
    <iconset resource="../ModelViewer.qrc">
     <normaloff>:/icons/res/surface_analysis.png</normaloff>:/icons/res/surface_analysis.png</iconset>
   </property>
   <property name="text">
    <string>Surface Analysis...</string>
   </property>
   <property name="statusTip">
    <string>Curvature, wall-thickness/draft-angle, and deviation inspection, painted directly on the mesh surface</string>
   </property>
  </action>
  <action name="actionShrinkWrap">
   <property name="icon">
    <iconset resource="../ModelViewer.qrc">
     <normaloff>:/icons/res/shrink_wrap.png</normaloff>:/icons/res/shrink_wrap.png</iconset>
   </property>
   <property name="text">
    <string>Shrink Wrap...</string>
   </property>
   <property name="statusTip">
    <string>Combine the selected meshes into one new watertight approximating shell (CGAL alpha wrapping), added as a new node</string>
   </property>
  </action>
  <action name="actionSubdivideSurface">
   <property name="icon">
    <iconset resource="../ModelViewer.qrc">
     <normaloff>:/icons/res/subdivide_surface.png</normaloff>:/icons/res/subdivide_surface.png</iconset>
   </property>
   <property name="text">
    <string>Subdivide Surface...</string>
   </property>
   <property name="statusTip">
    <string>Smooth the selected meshes via CGAL Loop/Catmull-Clark subdivision, each added as a new node</string>
   </property>
  </action>
  <action name="actionReconstructSurface">
   <property name="icon">
    <iconset resource="../ModelViewer.qrc">
     <normaloff>:/icons/res/reconstruct_surface.png</normaloff>:/icons/res/reconstruct_surface.png</iconset>
   </property>
   <property name="text">
    <string>Reconstruct Surface...</string>
   </property>
   <property name="statusTip">
    <string>Reconstruct a triangulated surface from the selected point cloud(s) via CGAL advancing-front reconstruction, added as a new node</string>
   </property>
  </action>
  <action name="actionRepairMesh">
   <property name="icon">
    <iconset resource="../ModelViewer.qrc">
     <normaloff>:/icons/res/repair_mesh.png</normaloff>:/icons/res/repair_mesh.png</iconset>
   </property>
   <property name="text">
    <string>Repair Mesh...</string>
   </property>
   <property name="statusTip">
    <string>Fix duplicate/degenerate geometry, non-manifold vertices, inconsistent winding, and self-intersections on the selected meshes (CGAL repair toolkit), each added as a new node</string>
   </property>
  </action>
  <action name="actionOpenSimulationResult">
   <property name="text">
    <string>Add Result to This Document...</string>
   </property>
   <property name="statusTip">
    <string>Add a simulation result (.vtu, .vtk, .frd, .foam) to the current document, shown as its outer surface coloured by a result field. To open a result in its own document, use File &gt; Open.</string>
   </property>
  </action>
  <action name="actionSimulationCompare">
   <property name="text">
    <string>Compare Results...</string>
   </property>
   <property name="statusTip">
    <string>Show the active simulation result next to another one in two panes with one shared camera (needs two results in this document). Choose it again to exit.</string>
   </property>
  </action>
  <action name="actionFillHoles">
   <property name="icon">
    <iconset resource="../ModelViewer.qrc">
     <normaloff>:/icons/res/fill_holes.png</normaloff>:/icons/res/fill_holes.png</iconset>
   </property>
   <property name="text">
    <string>Fill Holes...</string>
   </property>
   <property name="statusTip">
    <string>Detect boundary-loop holes in the selected meshes and interactively choose which ones to patch (CGAL triangulate_and_refine_hole), each added as a new node</string>
   </property>
  </action>
  <action name="actionGenerateUVs">
   <property name="icon">
    <iconset resource="../ModelViewer.qrc">
     <normaloff>:/icons/res/generate_uvs.png</normaloff>:/icons/res/generate_uvs.png</iconset>
   </property>
   <property name="text">
    <string>Generate UVs...</string>
   </property>
   <property name="statusTip">
    <string>Generate UV coordinates for meshes using a chosen projection method, from a working list you build in the dialog</string>
   </property>
  </action>
  <action name="actionPurgeRedundantNodes">
   <property name="icon">
    <iconset resource="../ModelViewer.qrc">
     <normaloff>:/icons/res/ungroup_captures.png</normaloff>:/icons/res/ungroup_captures.png</iconset>
   </property>
   <property name="text">
    <string>Purge Redundant Nodes</string>
   </property>
   <property name="statusTip">
    <string>Collapse sub-assembly nodes that exist only to wrap a single mesh (whole scene) - the mesh is promoted into the wrapper, renamed to its own name, and the wrapper's empty child is removed</string>
   </property>
  </action>
  <action name="actionVisualizationSeparator">
   <property name="separator">
    <bool>true</bool>
   </property>
  </action>
  <action name="actionQuick_Help">
   <property name="icon">
    <iconset resource="../ModelViewer.qrc">
     <normaloff>:/icons/res/quick_help.png</normaloff>:/icons/res/quick_help.png</iconset>
   </property>
   <property name="text">
    <string>Quick Help</string>
   </property>
   <property name="statusTip">
    <string>Open the quick help dialog</string>
   </property>
   <property name="shortcut">
    <string>F1</string>
   </property>
  </action>
  <action name="actionTutorial">
   <property name="icon">
    <iconset resource="../ModelViewer.qrc">
     <normaloff>:/icons/res/tutorial.png</normaloff>:/icons/res/tutorial.png</iconset>
   </property>
   <property name="text">
    <string>Tutorial</string>
   </property>
   <property name="statusTip">
    <string>Open the application tutorial</string>
   </property>
   <property name="shortcut">
    <string>Ctrl+F1</string>
   </property>
  </action>
  <action name="actionView_Logs">
   <property name="icon">
    <iconset resource="../ModelViewer.qrc">
     <normaloff>:/icons/res/view_logs.png</normaloff>:/icons/res/view_logs.png</iconset>
   </property>
   <property name="text">
    <string>View Logs</string>
   </property>
   <property name="statusTip">
    <string>Open the logs dialog</string>
   </property>
  </action>
  <action name="actionOpen_Logs_Folder">
   <property name="icon">
    <iconset resource="../ModelViewer.qrc">
     <normaloff>:/icons/res/open_logs_folder.png</normaloff>:/icons/res/open_logs_folder.png</iconset>
   </property>
   <property name="text">
    <string>Open Logs Folder</string>
   </property>
   <property name="statusTip">
    <string>Open the logs folder in the system explorer</string>
   </property>
  </action>
  <action name="actionShow_Console">
   <property name="icon">
    <iconset resource="../ModelViewer.qrc">
     <normaloff>:/icons/res/show_console.png</normaloff>:/icons/res/show_console.png</iconset>
   </property>
   <property name="text">
    <string>Show Console</string>
   </property>
   <property name="statusTip">
    <string>Show the live console log window (also enables it in Settings)</string>
   </property>
  </action>
 </widget>
 <layoutdefault spacing="6" margin="11"/>
 <resources>
  <include location="../ModelViewer.qrc"/>
 </resources>
 <connections/>
</ui>
